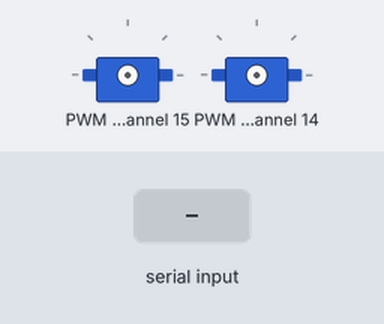
This program was run on a simulated Raspberry Pi (BCM pin numbers). Parts: 2 × servo. Inputs (shaded band) come from the test bench. The interpreter's speed is modelled, so counts of loop turns are approximate; servo angles are drawn from the pulse width (0.5 ms = 0°, 2.5 ms = 180°).

Above: at 1.2 s.
1.3 s: "a" typed at the terminal
2.8 s: "d" typed at the terminal
Timing chart, 0 to 5.8 s (numbered marks = the images above; inputs shaded):
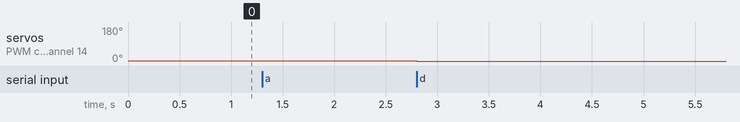

The program:

uart.py
```python
# -*- coding: utf-8 -*-

#键盘控制舵机转动
from __future__ import division
import sys, select, termios, tty


import time

# Import the PCA9685 module.
import Adafruit_PCA9685

#获取键盘事件
def getKey():
        settings = termios.tcgetattr(sys.stdin)
        tty.setraw(sys.stdin.fileno())
        rlist, _, _ = select.select([sys.stdin], [], [], 0.1)
        if rlist:
            key = sys.stdin.read(1)
        else:
            key = ''

        termios.tcsetattr(sys.stdin, termios.TCSADRAIN, settings)
        return key

def set_servo_angle(channel, angle):#输入角度转换成12^精度的数值
    date=int(4096*((angle*11)+500)/20000)#进行四舍五入运算 date=int(4096*((angle*11)+500)/(20000)+0.5)
    pwm.set_pwm(channel, 0, date)


pwm = Adafruit_PCA9685.PCA9685()
pwm.set_pwm_freq(50)

beangle = 0
channel1 = 15
channel2 = 14

while 1:
    key = getKey()

    if key == 'a':
        while True:
            beangle += 2.5
            if beangle >= 180:
                beangle = 180
            set_servo_angle(channel1,beangle)
            set_servo_angle(channel2,beangle)
            key = getKey()
            if (key != 'a'):
                break
    if key == 'd':
        while True:
            beangle -= 2.5
            if beangle <= 0:
                beangle = 0
            set_servo_angle(channel1,beangle)
            set_servo_angle(channel2,beangle)
            key = getKey()
            if (key != 'd'):
                break
    if key == 'q':
        break
```

Measured:
- after the input at 2.8 s, servo on PWM channel 15, servo on PWM channel 14: 2° → 0° at once
